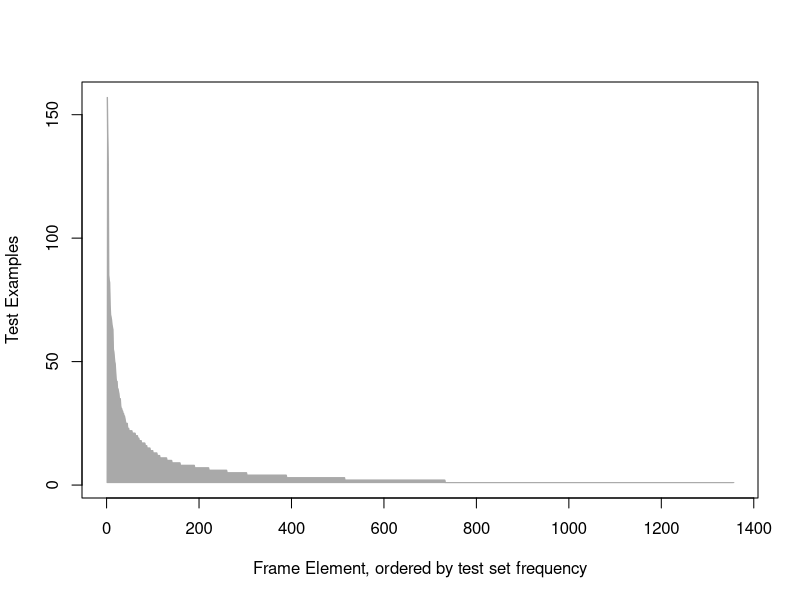
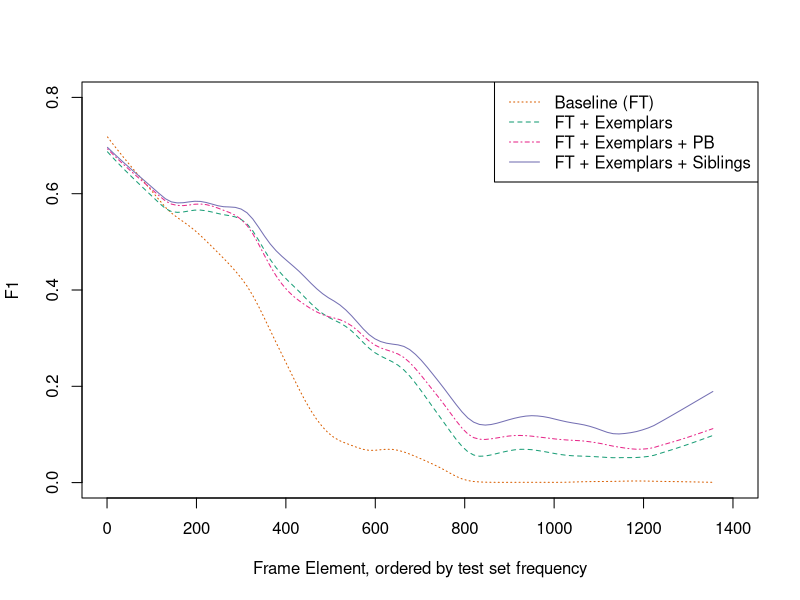

Here is the R script that generated these plots, in order:
library(RColorBrewer)

fes <- read.csv("../results/fe_numOccurTest_fscores_baseline_fn+ex_fn+ex+siblings_fn+ex+srl.csv")

#names(fes) <- c(
#    "fe",
#    "num_examples",
#    "baseline.fn",
#    "baseline_combined_f1",
#    "parents_combined_f1"
#)

fes <- fes[order(-fes$num_examples),]

pdf("num_instances.pdf", width=7, height=4)
plot(
    fes$num_examples,
    xlab="Frame Element, ordered by test set frequency",
    ylab="Test Examples",
    type="l",
    col="gray",
#    log="y"
)
polygon(
    c(1, fes$num_examples, 1),
    col="darkgray",
    border="darkgray"
)
dev.off()

my.pallette <- brewer.pal(4, "Dark2")[c(2,1,4,3)]

smoothing <- 0.2
baseline.fn.low <- lowess(fes$baseline.fn, f=smoothing)
fn.exemplars.low <- lowess(fes$fn.exemplars, f=smoothing)
fn.exemplars.siblings.low <- lowess(fes$fn.exemplars.siblings, f=smoothing)
fn.exemplars.srl.low <- lowess(fes$fn.exemplars.srl, f=smoothing)

pdf("f1_sorted_by_num_instances.pdf", width=7, height=5)

plot(
    NULL,
    xlab="Frame Element, ordered by test set frequency",
    ylab="F1",
    xlim=c(0, 1400),
    ylim=c(0.0, 0.8)
)
lines(
    baseline.fn.low,
    col=my.pallette[1],
    lty="dotted"
)
lines(
    fn.exemplars.low,
    col=my.pallette[2],
    lty="dashed"
)
lines(
    fn.exemplars.srl.low,
    col=my.pallette[3],
    lty="dotdash"
)
lines(
    fn.exemplars.siblings.low,
    col=my.pallette[4],
    lty="solid"
)
legend(
    "topright",
    legend=c(
        "Baseline (FT)",
        "FT + Exemplars",
        "FT + Exemplars + PB",
        "FT + Exemplars + Siblings"
    ),
    lty=c("dotted", "dashed", "dotdash", "solid"),
    col=my.pallette
)
dev.off()







#bf.lo <- loess(baseline.fn~num_examples, fes, span=.5, degree=0)
#bc.lo <- loess(fn+exemplars~num_examples, fes, span=.5, degree=0)
#pc.lo <- loess(fn+exemplars.siblings~num_examples, fes, span=.5, degree=0)
#f <- .02
#bf <- predict(bf.lo, fes$num_examples)
#bc <- predict(bc.lo, fes$num_examples)
#pc <- predict(pc.lo, fes$num_examples)
#bf.low <- lowess(bf, f=f)
#bc.low <- lowess(bc, f=f)
#pc.low <- lowess(pc, f=f)
